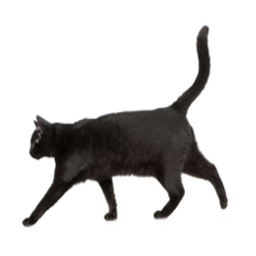
#> input picture imgproc/HF4/anim1.tif, 256 x 256 px
$ python mozaikolas_feladat.py
#> lines starting #> are read from the running program, lines starting #| are printed output that depends on the picture
import matplotlib.pyplot as plt
import numpy as np
from PIL import Image
from scipy.ndimage import filters
from skimage.transform import resize

sigma = 5
num_of_dogs = 5
sigma_mul = 1.5
dog_list = []
dog_list_2 = []

image_file = 'anim1.tif'
image_file_2 = 'anim2.tif'

im_RGB = Image.open(image_file)
#> im_RGB is the input picture: PIL image 256x256 RGBA; mean R, G, B, A 211.2, 210.2, 209.4, 255
im_RGB_2 = Image.open(image_file_2)
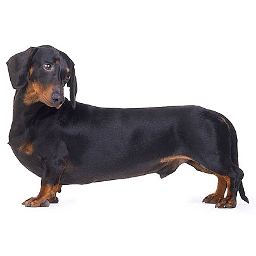
#> input picture imgproc/HF4/anim2.tif, 256 x 256 px
#> im_RGB_2 is the input picture: PIL image 256x256 RGBA; mean R, G, B, A 194.4, 191.9, 193.5, 255
im_gray = np.float64(im_RGB.convert('L'))
im_gray_2 = np.float64(im_RGB_2.convert('L'))

def create_dogs(img, dl):
    for i in range(0, num_of_dogs):
        im_filt = filters.gaussian_filter(img, sigma)
        dog = img - im_filt
        dl.append(dog)
        if i < num_of_dogs-1:
            img = resize(im_filt, (len(im_filt)/2, len(im_filt[0])/2))
#> this loop made 5 passes
#> pass 2, in create_dogs, `im_filt = filters.gaussian_filter(img, sigma)`:
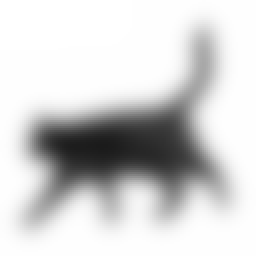
#> im_filt: shape (128, 128) float64 (shown 2 times larger); min 27.61, max 255, mean 210.4
#> after the loop, dl = 5 items
    return img

im_gray = create_dogs(im_gray, dog_list)
im_gray_2 = create_dogs(im_gray_2, dog_list_2)
#> the loop in create_dogs (call 2), `for i in range(0, num_of_dogs):` made 5 passes
#> pass 1, in create_dogs (call 2), `dog = img - im_filt`:
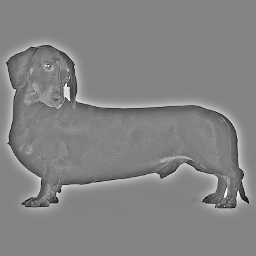
#> dog: shape (256, 256) float64; min -185, max 175, mean 0; drawn with min black and max white
#> pass 2, in create_dogs (call 2), `im_filt = filters.gaussian_filter(img, sigma)`:
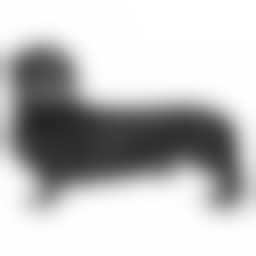
#> im_filt: shape (128, 128) float64 (shown 2 times larger); min 37.99, max 255, mean 192.9
dog_list.reverse(), dog_list_2.reverse()

for i in range(0, num_of_dogs):
    half_index = np.uint16(len(im_gray)/2)
    im_gray[:, :half_index] += dog_list[i][:, :half_index]
    if i == 0:
        im_gray[:, half_index:] = im_gray_2[:, half_index:]
    im_gray[:, half_index:] += dog_list_2[i][:, half_index:]
    if i < num_of_dogs-1:
        im_gray = resize(im_gray, (len(im_gray)*2, len(im_gray[0])*2), mode='edge')
    else:
        plt.figure()
        plt.imshow(im_gray, 'gray')
#> this loop made 5 passes
#> half_index on passes 1 to 5: 8, 16, 32, 64, 128
#> pass 1, `im_gray = resize(im_gray, (len(im_gray)*2, len(im_gray[0])*2), mode='e..`:
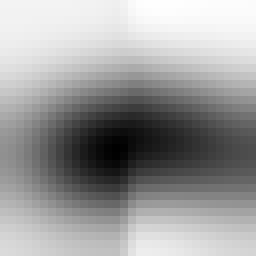
#> im_gray: shape (32, 32) float64 (shown 8 times larger); min 87.82, max 287.1, mean 209.8; drawn with min black and max white
#> pass 3, `im_gray = resize(im_gray, (len(im_gray)*2, len(im_gray[0])*2), mode='e..`:
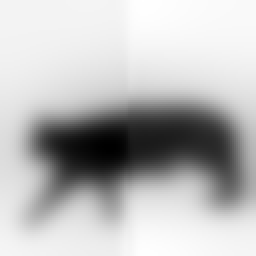
#> im_gray: shape (128, 128) float64 (shown 2 times larger); min -22.93, max 293.4, mean 210.7; drawn with min black and max white
#> after the loop:
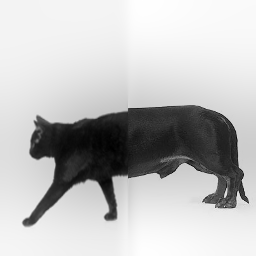
#> im_gray: shape (256, 256) float64; min -36.8, max 293.4, mean 210.6; drawn with min black and max white
